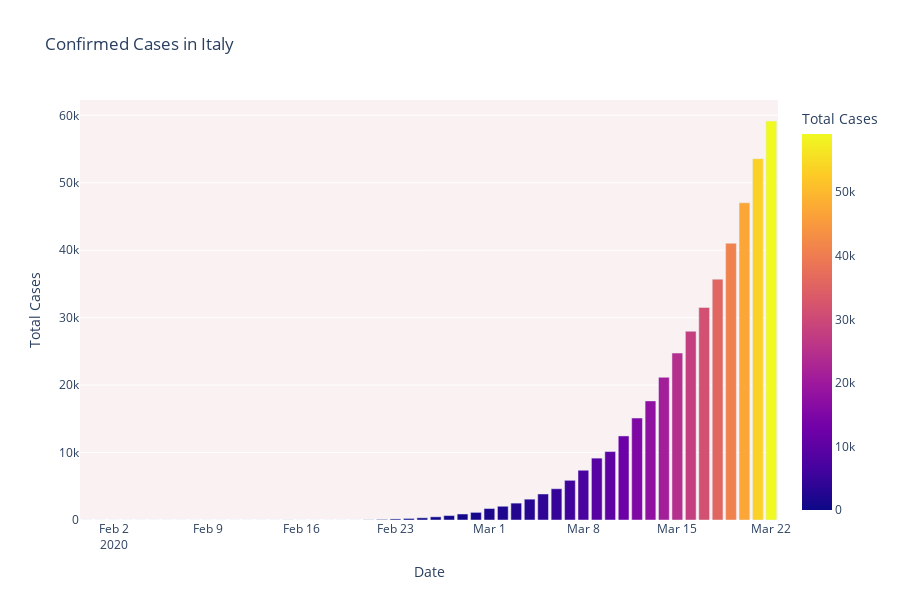
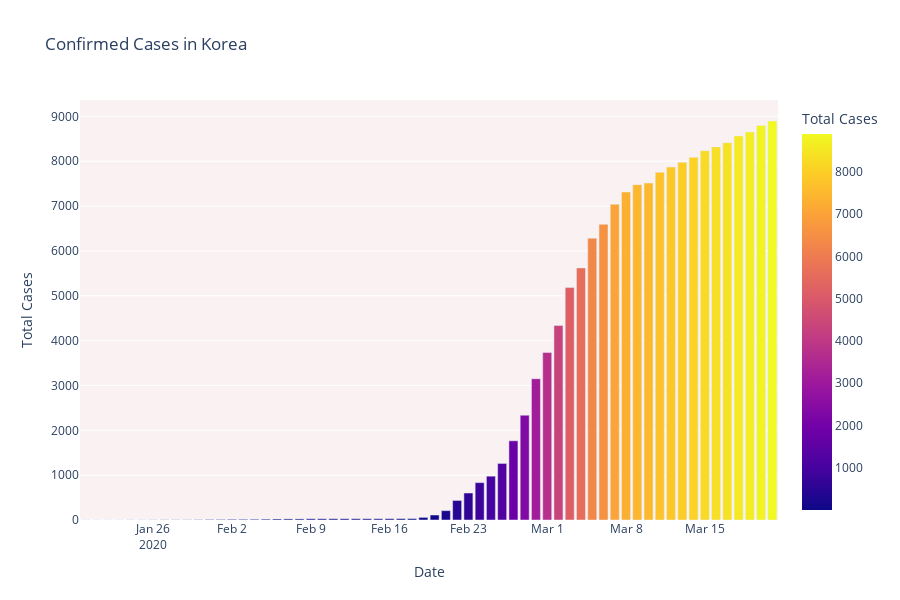
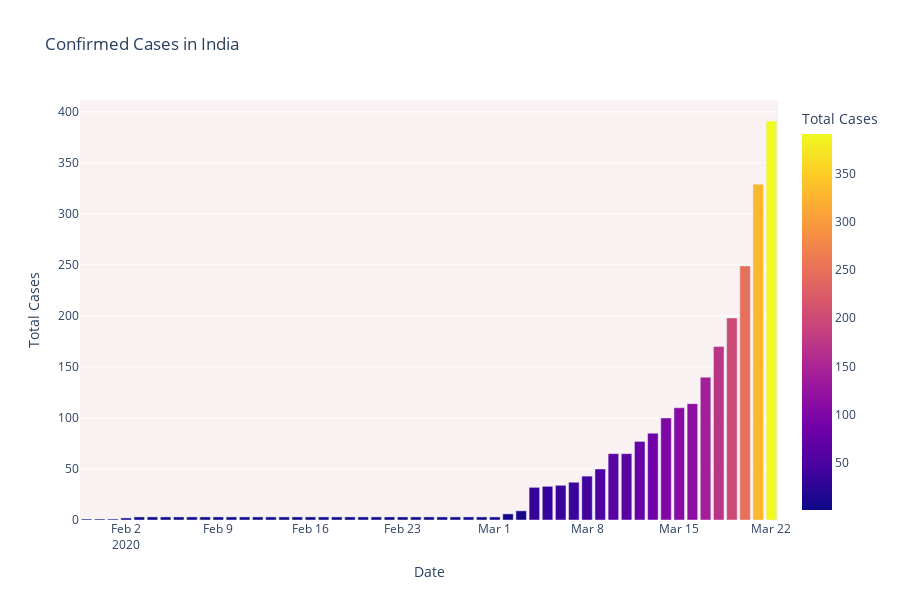

Notebook cell for these charts, in order:
### Code cell
fig = px.bar(dbd_Italy, x="Date", y="Total Cases", color='Total Cases', orientation='v', height=600,
             title='Confirmed Cases in Italy', color_discrete_sequence = px.colors.cyclical.mygbm)

fig.update_layout(plot_bgcolor='rgb(250, 242, 242)')
fig.show()

fig = px.bar(dbd_Korea, x="Date", y="Total Cases", color='Total Cases', orientation='v', height=600,
             title='Confirmed Cases in Korea', color_discrete_sequence = px.colors.cyclical.mygbm)

fig.update_layout(plot_bgcolor='rgb(250, 242, 242)')
fig.show()

fig = px.bar(dbd_India, x="Date", y="Total Cases", color='Total Cases', orientation='v', height=600,
             title='Confirmed Cases in India', color_discrete_sequence = px.colors.cyclical.mygbm)

fig.update_layout(plot_bgcolor='rgb(250, 242, 242)')
fig.show()

### Figure 1 — Plotly figure (JSON) as saved in the notebook; plotly's stock layout.template omitted (floating-point values rounded to 4 significant figures)
{"data": [{"textposition": "auto", "hovertemplate": "Date=%{x}<br>Total Cases=%{marker.color}", "showlegend": false, "legendgroup": "", "name": "", "yaxis": "y", "y": [2, 2, 2, 2, 2, 2, 3, 3, 3, 3, 3, 3, 3, 3, 3, 3, 3, 3, 3, 3, 3, 3, 20, 79, 157, 229, 323, 470, 655, 889, 1128, 1701, 2036, 2502, 3089, 3858, 4636, 5883, 7375, 9172, 10149, 12462, 15113, 17660, 21157, 24747, 27980, 31506, 35713, 41035, 47021, 53578, 59158], "hoverlabel": {"namelength": 0}, "offsetgroup": "", "xaxis": "x", "marker": {"color": [2, 2, 2, 2, 2, 2, 3, 3, 3, 3, 3, 3, 3, 3, 3, 3, 3, 3, 3, 3, 3, 3, 20, 79, 157, 229, 323, 470, 655, 889, 1128, 1701, 2036, 2502, 3089, 3858, 4636, 5883, 7375, 9172, 10149, 12462, 15113, 17660, 21157, 24747, 27980, 31506, 35713, 41035, 47021, 53578, 59158], "coloraxis": "coloraxis"}, "x": ["2020-01-31T00:00:00", "2020-02-01T00:00:00", "2020-02-02T00:00:00", "2020-02-03T00:00:00", "2020-02-04T00:00:00", "2020-02-05T00:00:00", "2020-02-06T00:00:00", "2020-02-07T00:00:00", "2020-02-08T00:00:00", "2020-02-09T00:00:00", "2020-02-10T00:00:00", "2020-02-11T00:00:00", "2020-02-12T00:00:00", "2020-02-13T00:00:00", "2020-02-14T00:00:00", "2020-02-15T00:00:00", "2020-02-15T00:00:00", "2020-02-16T00:00:00", "2020-02-17T00:00:00", "2020-02-18T00:00:00", "2020-02-19T00:00:00", "2020-02-20T00:00:00", "2020-02-21T00:00:00", "2020-02-22T00:00:00", "2020-02-23T00:00:00", "2020-02-24T00:00:00", "2020-02-25T00:00:00", "2020-02-26T00:00:00", "2020-02-27T00:00:00", "2020-02-28T00:00:00", "2020-02-29T00:00:00", "2020-03-01T00:00:00", "2020-03-02T00:00:00", "2020-03-03T00:00:00", "2020-03-04T00:00:00", "2020-03-05T00:00:00", "2020-03-06T00:00:00", "2020-03-07T00:00:00", "2020-03-08T00:00:00", "2020-03-09T00:00:00", "2020-03-10T00:00:00", "2020-03-11T00:00:00", "2020-03-12T00:00:00", "2020-03-13T00:00:00", "2020-03-14T00:00:00", "2020-03-15T00:00:00", "2020-03-16T00:00:00", "2020-03-17T00:00:00", "2020-03-18T00:00:00", "2020-03-19T00:00:00", "2020-03-20T00:00:00", "2020-03-21T00:00:00", "2020-03-22T00:00:00"], "alignmentgroup": "True", "type": "bar", "orientation": "v"}], "layout": {"xaxis": {"domain": [0, 1], "anchor": "y", "title": {"text": "Date"}}, "title": {"text": "Confirmed Cases in Italy"}, "plot_bgcolor": "rgb(250, 242, 242)", "yaxis": {"domain": [0, 1], "anchor": "x", "title": {"text": "Total Cases"}}, "height": 600, "barmode": "relative", "legend": {"tracegroupgap": 0}, "coloraxis": {"colorbar": {"title": {"text": "Total Cases"}}, "colorscale": [[0, "#0d0887"], [0.1111, "#46039f"], [0.2222, "#7201a8"], [0.3333, "#9c179e"], [0.4444, "#bd3786"], [0.5556, "#d8576b"], [0.6667, "#ed7953"], [0.7778, "#fb9f3a"], [0.8889, "#fdca26"], [1, "#f0f921"]]}}}

### Figure 2 — Plotly figure (JSON) as saved in the notebook; plotly's stock layout.template omitted (floating-point values rounded to 4 significant figures)
{"data": [{"textposition": "auto", "hovertemplate": "Date=%{x}<br>Total Cases=%{marker.color}", "showlegend": false, "legendgroup": "", "name": "", "yaxis": "y", "y": [1, 1, 1, 1, 2, 2, 3, 4, 4, 4, 6, 11, 12, 15, 15, 16, 19, 23, 24, 24, 27, 27, 28, 28, 28, 28, 28, 29, 30, 31, 58, 111, 209, 436, 602, 833, 977, 1261, 1766, 2337, 3150, 3736, 4335, 5186, 5621, 6284, 6593, 7041, 7313, 7478, 7513, 7755, 7869, 7979, 8086, 8236, 8320, 8413, 8565, 8652, 8799, 8897], "hoverlabel": {"namelength": 0}, "offsetgroup": "", "xaxis": "x", "marker": {"color": [1, 1, 1, 1, 2, 2, 3, 4, 4, 4, 6, 11, 12, 15, 15, 16, 19, 23, 24, 24, 27, 27, 28, 28, 28, 28, 28, 29, 30, 31, 58, 111, 209, 436, 602, 833, 977, 1261, 1766, 2337, 3150, 3736, 4335, 5186, 5621, 6284, 6593, 7041, 7313, 7478, 7513, 7755, 7869, 7979, 8086, 8236, 8320, 8413, 8565, 8652, 8799, 8897], "coloraxis": "coloraxis"}, "x": ["2020-01-20T00:00:00", "2020-01-21T00:00:00", "2020-01-22T00:00:00", "2020-01-23T00:00:00", "2020-01-24T00:00:00", "2020-01-25T00:00:00", "2020-01-26T00:00:00", "2020-01-27T00:00:00", "2020-01-28T00:00:00", "2020-01-29T00:00:00", "2020-01-30T00:00:00", "2020-01-31T00:00:00", "2020-02-01T00:00:00", "2020-02-02T00:00:00", "2020-02-03T00:00:00", "2020-02-04T00:00:00", "2020-02-05T00:00:00", "2020-02-06T00:00:00", "2020-02-07T00:00:00", "2020-02-08T00:00:00", "2020-02-09T00:00:00", "2020-02-10T00:00:00", "2020-02-11T00:00:00", "2020-02-12T00:00:00", "2020-02-13T00:00:00", "2020-02-14T00:00:00", "2020-02-15T00:00:00", "2020-02-16T00:00:00", "2020-02-17T00:00:00", "2020-02-18T00:00:00", "2020-02-19T00:00:00", "2020-02-20T00:00:00", "2020-02-21T00:00:00", "2020-02-22T00:00:00", "2020-02-23T00:00:00", "2020-02-24T00:00:00", "2020-02-25T00:00:00", "2020-02-26T00:00:00", "2020-02-27T00:00:00", "2020-02-28T00:00:00", "2020-02-29T00:00:00", "2020-03-01T00:00:00", "2020-03-02T00:00:00", "2020-03-03T00:00:00", "2020-03-04T00:00:00", "2020-03-05T00:00:00", "2020-03-06T00:00:00", "2020-03-07T00:00:00", "2020-03-08T00:00:00", "2020-03-09T00:00:00", "2020-03-10T00:00:00", "2020-03-11T00:00:00", "2020-03-12T00:00:00", "2020-03-13T00:00:00", "2020-03-14T00:00:00", "2020-03-15T00:00:00", "2020-03-16T00:00:00", "2020-03-17T00:00:00", "2020-03-18T00:00:00", "2020-03-19T00:00:00", "2020-03-20T00:00:00", "2020-03-21T00:00:00"], "alignmentgroup": "True", "type": "bar", "orientation": "v"}], "layout": {"xaxis": {"domain": [0, 1], "anchor": "y", "title": {"text": "Date"}}, "title": {"text": "Confirmed Cases in Korea"}, "plot_bgcolor": "rgb(250, 242, 242)", "yaxis": {"domain": [0, 1], "anchor": "x", "title": {"text": "Total Cases"}}, "height": 600, "barmode": "relative", "legend": {"tracegroupgap": 0}, "coloraxis": {"colorbar": {"title": {"text": "Total Cases"}}, "colorscale": [[0, "#0d0887"], [0.1111, "#46039f"], [0.2222, "#7201a8"], [0.3333, "#9c179e"], [0.4444, "#bd3786"], [0.5556, "#d8576b"], [0.6667, "#ed7953"], [0.7778, "#fb9f3a"], [0.8889, "#fdca26"], [1, "#f0f921"]]}}}

### Figure 3 — Plotly figure (JSON) as saved in the notebook; plotly's stock layout.template omitted (floating-point values rounded to 4 significant figures)
{"data": [{"textposition": "auto", "hovertemplate": "Date=%{x}<br>Total Cases=%{marker.color}", "showlegend": false, "legendgroup": "", "name": "", "yaxis": "y", "y": [1, 1, 1, 2, 3, 3, 3, 3, 3, 3, 3, 3, 3, 3, 3, 3, 3, 3, 3, 3, 3, 3, 3, 3, 3, 3, 3, 3, 3, 3, 3, 3, 6, 9, 32, 33, 34, 37, 43, 50, 65, 65, 77, 85, 100, 110, 114, 140, 170, 198, 249, 329, 391], "hoverlabel": {"namelength": 0}, "offsetgroup": "", "xaxis": "x", "marker": {"color": [1, 1, 1, 2, 3, 3, 3, 3, 3, 3, 3, 3, 3, 3, 3, 3, 3, 3, 3, 3, 3, 3, 3, 3, 3, 3, 3, 3, 3, 3, 3, 3, 6, 9, 32, 33, 34, 37, 43, 50, 65, 65, 77, 85, 100, 110, 114, 140, 170, 198, 249, 329, 391], "coloraxis": "coloraxis"}, "x": ["2020-01-30T00:00:00", "2020-01-31T00:00:00", "2020-02-01T00:00:00", "2020-02-02T00:00:00", "2020-02-03T00:00:00", "2020-02-04T00:00:00", "2020-02-05T00:00:00", "2020-02-06T00:00:00", "2020-02-07T00:00:00", "2020-02-08T00:00:00", "2020-02-09T00:00:00", "2020-02-10T00:00:00", "2020-02-11T00:00:00", "2020-02-12T00:00:00", "2020-02-13T00:00:00", "2020-02-14T00:00:00", "2020-02-15T00:00:00", "2020-02-16T00:00:00", "2020-02-17T00:00:00", "2020-02-18T00:00:00", "2020-02-19T00:00:00", "2020-02-20T00:00:00", "2020-02-21T00:00:00", "2020-02-22T00:00:00", "2020-02-23T00:00:00", "2020-02-24T00:00:00", "2020-02-25T00:00:00", "2020-02-26T00:00:00", "2020-02-27T00:00:00", "2020-02-28T00:00:00", "2020-02-29T00:00:00", "2020-03-01T00:00:00", "2020-03-02T00:00:00", "2020-03-03T00:00:00", "2020-03-04T00:00:00", "2020-03-05T00:00:00", "2020-03-06T00:00:00", "2020-03-07T00:00:00", "2020-03-08T00:00:00", "2020-03-09T00:00:00", "2020-03-10T00:00:00", "2020-03-11T00:00:00", "2020-03-12T00:00:00", "2020-03-13T00:00:00", "2020-03-14T00:00:00", "2020-03-15T00:00:00", "2020-03-16T00:00:00", "2020-03-17T00:00:00", "2020-03-18T00:00:00", "2020-03-19T00:00:00", "2020-03-20T00:00:00", "2020-03-21T00:00:00", "2020-03-22T00:00:00"], "alignmentgroup": "True", "type": "bar", "orientation": "v"}], "layout": {"xaxis": {"domain": [0, 1], "anchor": "y", "title": {"text": "Date"}}, "title": {"text": "Confirmed Cases in India"}, "plot_bgcolor": "rgb(250, 242, 242)", "yaxis": {"domain": [0, 1], "anchor": "x", "title": {"text": "Total Cases"}}, "height": 600, "barmode": "relative", "legend": {"tracegroupgap": 0}, "coloraxis": {"colorbar": {"title": {"text": "Total Cases"}}, "colorscale": [[0, "#0d0887"], [0.1111, "#46039f"], [0.2222, "#7201a8"], [0.3333, "#9c179e"], [0.4444, "#bd3786"], [0.5556, "#d8576b"], [0.6667, "#ed7953"], [0.7778, "#fb9f3a"], [0.8889, "#fdca26"], [1, "#f0f921"]]}}}
